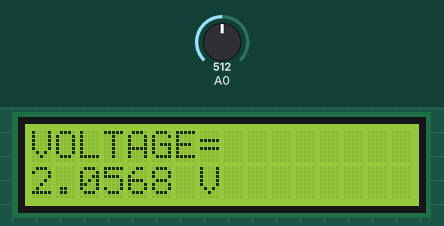
Recording of a sketch running on a simulated Arduino Uno, built with avr-gcc and run on an emulated ATmega328P. Parts: 16×2 character LCD. The test bench sets the inputs (shaded band); at power-on: A0 = 512. What the sketch prints to the serial monitor is not drawn.

Above: at 1.2 s.
1.3 s: A0 set to 565
At 1.7 s:
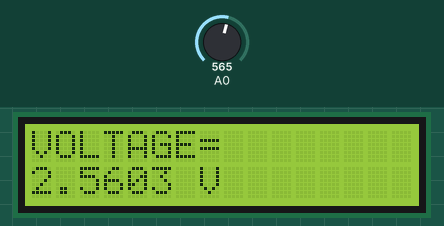
2.8 s: A0 set to 566
At 4.0 s:
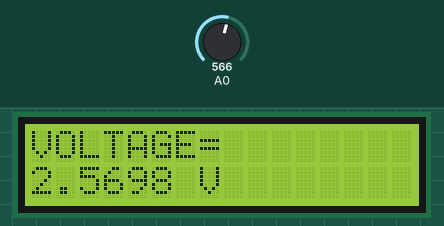
4.3 s: A0 set to 511
At 5.5 s:
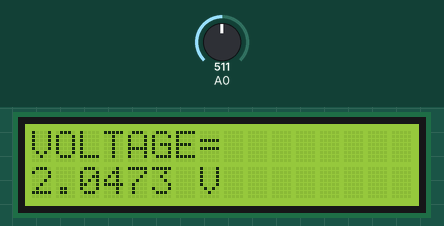
Timing chart, 0 to 7.3 s (numbered marks = the images above; inputs shaded):
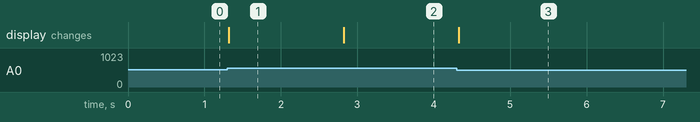

Measured:
- after the input at 1.3 s, the display: changes at once (image 1)
- after the input at 2.8 s, the display: changes at once (image 2)
- after the input at 4.3 s, the display: changes at once (image 3)

The sketch:

StrainGauge_quaterbridge_new.ino
```cpp
#include <EEPROM.h>
#include <Wire.h>
#include <LCD.h>
#include <LiquidCrystal_I2C.h>
#include<math.h>
LiquidCrystal_I2C lcd(0x27,2,1,0,4,5,6,7);
int value=0;
float  volts=0.0;
char voltage_value[15];

void setup()
{
  Serial.begin(9600);
  lcd.begin(16,2);
  lcd.setBacklightPin(3,POSITIVE);
  lcd.setBacklight(HIGH);


}

void loop()
{
  value=analogRead(A0);
  volts=(0.0095*value)-2.8072;
  dtostrf(volts,6,4,voltage_value);
  Serial.print("Voltage= ");
  Serial.println(voltage_value);
  lcd.setCursor(0,0);
  lcd.print("VOLTAGE= ");
  lcd.setCursor(0,1);
  lcd.print(voltage_value);
  lcd.print(" V");
}
```
